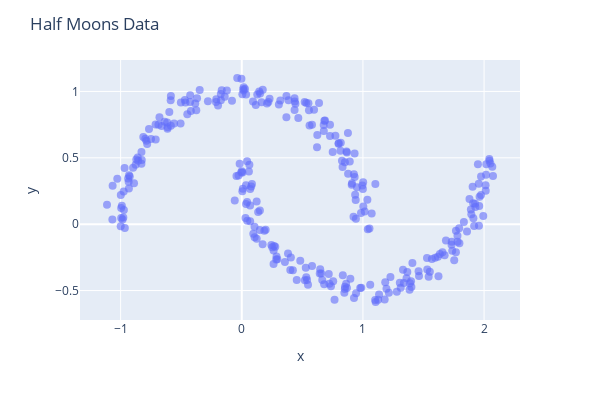

Source (notebook cell):
### Code cell
cv_m = cv.ClusterVisualizer(df_Xm)

cv_m.plot_data(title='Half Moons Data')

### Figure 1 — Plotly figure (JSON) as saved in the notebook; plotly's stock layout.template omitted (floating-point values rounded to 4 significant figures; data arrays with more than 128 entries replaced by an {"elided": "..."} marker saying what was removed)
{"data": [{"hovertemplate": "x=%{x}<br>y=%{y}<extra></extra>", "legendgroup": "", "marker": {"color": "#636efa", "opacity": 0.6, "size": 8, "symbol": "circle"}, "mode": "markers", "name": "", "orientation": "v", "showlegend": false, "type": "scatter", "x": {"elided": "300 float values"}, "xaxis": "x", "y": {"elided": "300 float values"}, "yaxis": "y"}], "layout": {"coloraxis": {"showscale": false}, "height": 400, "legend": {"tracegroupgap": 0}, "margin": {"t": 60}, "showlegend": false, "title": {"text": "Half Moons Data"}, "width": 600, "xaxis": {"anchor": "y", "domain": [0, 1], "title": {"text": "x"}}, "yaxis": {"anchor": "x", "domain": [0, 1], "title": {"text": "y"}}}}
